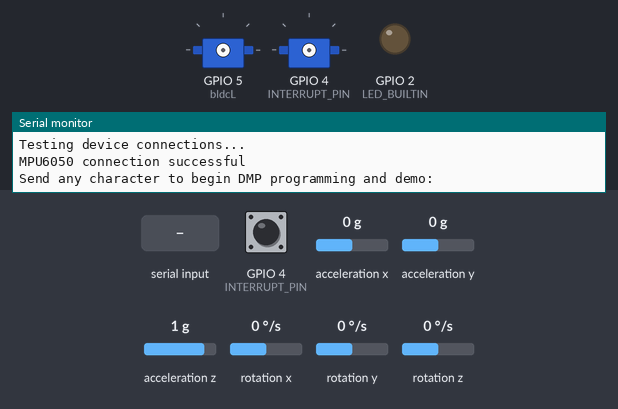
Simulated run of this program. Board: ESP32. Shown: 2 × servo, output pins drawn as LEDs (lit = HIGH), the last lines printed to the serial monitor. The test bench sets the inputs (shaded band); at power-on: GPIO 4 (INTERRUPT_PIN) LOW, acceleration x 0 g, acceleration y 0 g, acceleration z 1 g, rotation x 0 °/s, rotation y 0 °/s, rotation z 0 °/s. The sensor or clock chip raises its interrupt line as the real part does.

Above: at 2.8 s.
2.9 s: "1" received over Serial
At 4.7 s:
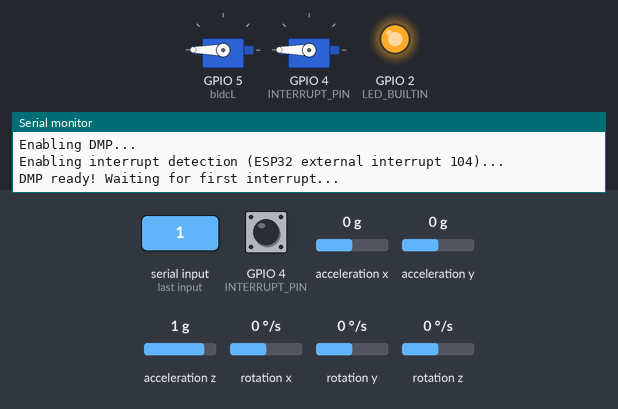
At 10.7 s:
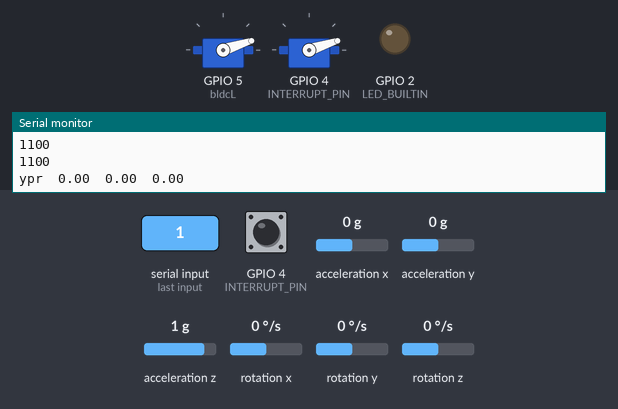
Timing chart, 0 to 12.2 s (numbered marks = the images above; inputs shaded):
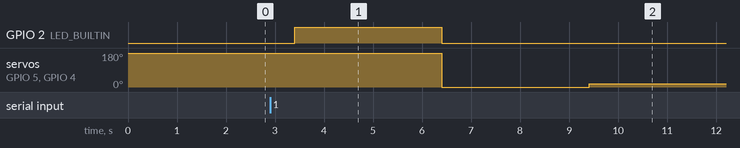

Measured:
- after the input at 2.9 s, GPIO 2 (LED_BUILTIN): LOW → HIGH after 0.51 s, → LOW 3.0 s later; servo on GPIO 5 (bldcL), servo on GPIO 4 (INTERRUPT_PIN): 180° → 0° after 3.5 s, → 18° 3.0 s later

The program:

main.cpp
```cpp
#include <Arduino.h>
#include "I2Cdev.h"
#include "MPU6050_6Axis_MotionApps20.h"
#include <ESP32Servo.h>
#include <math.h>
#if I2CDEV_IMPLEMENTATION == I2CDEV_ARDUINO_WIRE
    #include "Wire.h"
#endif
#define INTERRUPT_PIN 4

MPU6050 mpu;
Servo bldcR, bldcL, servoR, servoL;
float RollAngle;
float prev_rollError = 0;

// MPU control/status vars
bool dmpReady = false;  // set true if DMP init was successful
uint8_t mpuIntStatus;   // holds actual interrupt status byte from MPU
uint8_t devStatus;      // return status after each device operation (0 = success, !0 = error)
uint16_t packetSize;    // expected DMP packet size (default is 42 bytes)
uint16_t fifoCount;     // count of all bytes currently in FIFO
uint8_t fifoBuffer[64]; // FIFO storage buffer

// orientation/motion vars
Quaternion q;           // [w, x, y, z]         quaternion container
VectorInt16 aa;         // [x, y, z]            accel sensor measurements
VectorInt16 aaReal;     // [x, y, z]            gravity-free accel sensor measurements
VectorInt16 aaWorld;    // [x, y, z]            world-frame accel sensor measurements
VectorFloat gravity;    // [x, y, z]            gravity vector
float ypr[3];           // [yaw, pitch, roll]   yaw/pitch/roll container and gravity vector

// Interrupt detection
volatile bool mpuInterrupt = false;     // indicates whether MPU interrupt pin has gone high
void dmpDataReady() {
    mpuInterrupt = true;
}
void armMotors (){
    pinMode(LED_BUILTIN, OUTPUT);

    digitalWrite(LED_BUILTIN, HIGH);
    bldcL.writeMicroseconds(2000);
    bldcR.writeMicroseconds(2000);
    delay(3000);
    bldcL.writeMicroseconds(1000);
    bldcR.writeMicroseconds(1000);
    digitalWrite(LED_BUILTIN, LOW);
    delay(3000);
}

void disarmMotors(){
    bldcL.writeMicroseconds(1000);
    bldcR.writeMicroseconds(1000);
    delay(2000);
}
void throttle(int throttleValue){
    bldcL.writeMicroseconds(throttleValue);
    bldcR.writeMicroseconds(throttleValue);
}
void pitch(float pitchAngle){
    float PitchPID[3];
    float servoAngle;
    float prev_pitchError;
    float pitchError = (ypr[0]* 180/M_PI) - pitchAngle;
    servoAngle = (PitchPID[0] * pitchError) + (PitchPID[1] * (prev_pitchError + pitchError)) + (PitchPID[2] * (prev_pitchError - pitchError));
    prev_pitchError = pitchError;
    }

    void roll(int throttleValue, float rollAngle) {
        float RollPID[3] = {0.4, 0.1, 0.4};
        float K_scale = (2000 - 1000) / 180;
        float Motorspeed;

        float rollError = (ypr[2] * 180 / M_PI) - rollAngle;

        Motorspeed = K_scale * ((RollPID[0] * rollError) + (RollPID[1] * (prev_rollError + rollError)) + (RollPID[2] * (prev_rollError - rollError)));

        // Adjusting motor speeds based on roll error
        int leftMotorSpeed = throttleValue + (int)Motorspeed;
        int rightMotorSpeed = throttleValue - (int)Motorspeed;

        // Optional clipping
        leftMotorSpeed = constrain(leftMotorSpeed, 1000, 2000);
        rightMotorSpeed = constrain(rightMotorSpeed, 1000, 2000);
        Serial.println(leftMotorSpeed);
        Serial.println(rightMotorSpeed);

        prev_rollError = rollError;

        // Set motor speeds
        bldcL.writeMicroseconds(leftMotorSpeed);
        bldcR.writeMicroseconds(rightMotorSpeed);
}

void setup() {
    disarmMotors();

#if I2CDEV_IMPLEMENTATION == I2CDEV_ARDUINO_WIRE
        Wire.begin();
        Wire.setClock(400000); // 400kHz I2C clock. Comment this line if having compilation difficulties
    #elif I2CDEV_IMPLEMENTATION == I2CDEV_BUILTIN_FASTWIRE
        Fastwire::setup(400, true);
    #endif
    // Initializing serial communication
    Serial.begin(115200);
    while (!Serial);
    // initializing devices
    Serial.println(F("Initializing I2C devices..."));
    mpu.initialize();
    pinMode(INTERRUPT_PIN, INPUT);

    // verify connection
    Serial.println(F("Testing device connections..."));
    Serial.println(mpu.testConnection() ? F("MPU6050 connection successful") : F("MPU6050 connection failed"));

    // wait for ready
    Serial.println(F("\nSend any character to begin DMP programming and demo: "));
    while (Serial.available() && Serial.read()); // empty buffer
    while (!Serial.available());                 // wait for data
    while (Serial.available() && Serial.read()); // empty buffer again

    // load and configure the DMP
    Serial.println(F("Initializing DMP..."));
    devStatus = mpu.dmpInitialize();

    mpu.setXGyroOffset(-260.00000);
    mpu.setYGyroOffset(-105.00000);
    mpu.setZGyroOffset(-22.00000);
    mpu.setZAccelOffset(990.00000);


    // make sure it worked (returns 0 if so)
    if (devStatus == 0) {
        // Calibration Time: generate offsets and calibrate our MPU6050
        mpu.CalibrateAccel(6);
        mpu.CalibrateGyro(6);
        mpu.PrintActiveOffsets();
        // turn on the DMP, now that it's ready
        Serial.println(F("Enabling DMP..."));
        mpu.setDMPEnabled(true);

        // enable Arduino interrupt detection
        Serial.print(F("Enabling interrupt detection (ESP32 external interrupt "));
        Serial.print(digitalPinToInterrupt(INTERRUPT_PIN));
        Serial.println(F(")..."));
        attachInterrupt(digitalPinToInterrupt(INTERRUPT_PIN), dmpDataReady, RISING);
        mpuIntStatus = mpu.getIntStatus();

        // set our DMP Ready flag so the main loop() function knows it's okay to use it
        Serial.println(F("DMP ready! Waiting for first interrupt..."));
        dmpReady = true;

        // get expected DMP packet size for later comparison
        packetSize = mpu.dmpGetFIFOPacketSize();
    } else {
        // ERROR!
        // 1 = initial memory load failed
        // 2 = DMP configuration updates failed
        // (if it's going to break, usually the code will be 1)
        Serial.print(F("DMP Initialization failed (code "));
        Serial.print(devStatus);
        Serial.println(F(")"));
    }
    bldcL.attach(5,1000,2000);
    bldcR.attach(4,1000,2000);

    armMotors();


}


void loop() {
  // if programming failed, don't try to do anything
    if (!dmpReady) return;
    // read a packet from FIFO
    if (mpu.dmpGetCurrentFIFOPacket(fifoBuffer)) { // Get the Latest packet
    mpu.dmpGetQuaternion(&q, fifoBuffer);
            mpu.dmpGetGravity(&gravity, &q);
            mpu.dmpGetYawPitchRoll(ypr, &q, &gravity);
            roll(1100,(float)0.0);
            Serial.print("ypr\t");
            Serial.print(ypr[0] * 180/M_PI);
            Serial.print("\t");
            Serial.print(ypr[1] * 180/M_PI);
            Serial.print("\t");
            Serial.println(ypr[2] * 180/M_PI);
            // delay(3000);

            delay(100);
        }
}
```
